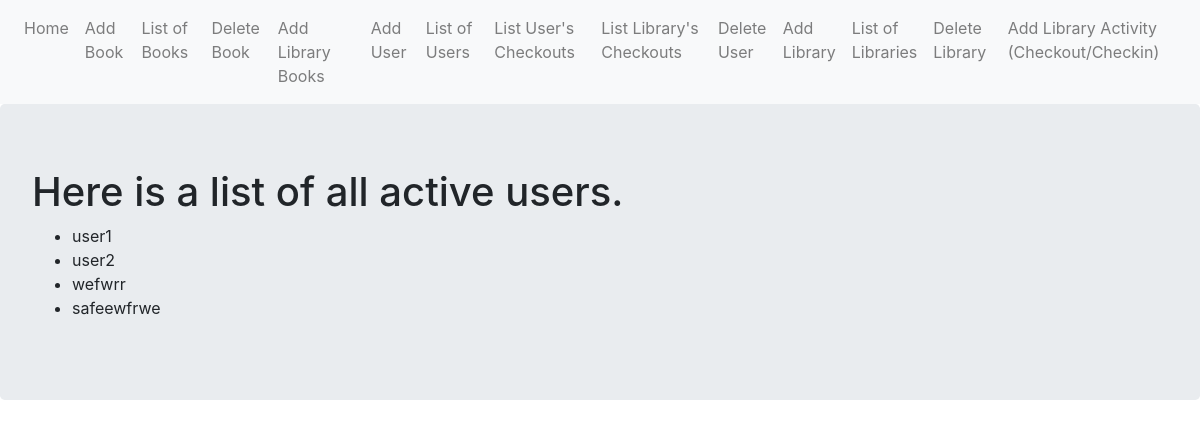
The page /users/list on the database its author committed.
### myproject/models.py (models this page shows, shortened)
class Users(db.Model):
    __tablename__ = 'users'
    user_id = db.Column(db.Integer,primary_key= True)
    name = db.Column(db.Text)
    def __repr__(self):
        if self.name:
            return f"{self.name}"
        else:
            return f"User doesn't exist"

### myproject/users/views.py (the view)
@users_blueprint.route('/list')
def list():
    users = Users.query.all()
    return render_template('list_users.html', users=users)

### myproject/users/templates/users/list_users.html
{% extends "base.html" %}
{% block content %}
<div class="jumbotron">
  <h1>Here is a list of all active users.</h1>
  <ul>
    {% for user in users  %}
    <li>{{user}}</li>
    {% endfor %}
  </ul>
</div>
{% endblock %}

### rows shown on the page
Users: name "user1"
Users: name "user2"
Users: name "wefwrr"
Users: name "safeewfrwe"
